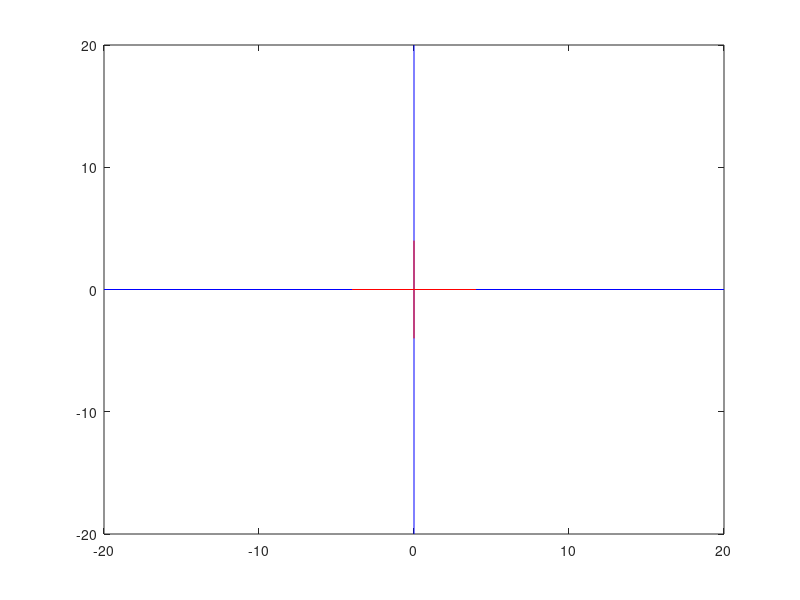

MATLAB code to generate this figure:

fprintf('Entering input regarding  Quad object: \n');
for i=1:4
    fprintf('Enter x coordinate of pt.%d: ', i);
    x(i) = input('');
    fprintf('Enter y coordinate of pt.%d: ', i);
    y(i) = input('');
end

%Creating the given Quad P
P = ones(3,4);

P(1,:)=x;
P(2,:)=y;

%Entering info about scaling vector
fprintf('\nScaling factor along x-axis:');
sx = input('');
fprintf('\nScaling factor along y-axis:');
sy = input('');

%Creating translation matrix
S = [1/sx 0 0; 0 1/sy 0];

fill(P(1,:),P(2,:),'m');
hold on;

%Plotting actual line
line([-20,20],[0,0], 'Color', 'blue');
line([0,0],[-20,20], 'Color', 'blue');

fill(P(1,:), P(2,:), 'y');

%Line Matrix(For Axes)
%For x-axis
xL = [-20 20; 0 0; 1 1];
%For y-axis
yL = [0 0; -20 20; 1 1];

%Creating transformed scaled Line Matrices

xT = S*xL;

yT = S*yL;

%Plotting transformed line
line(xT(1,:), xT(2,:) , 'Color', 'red');
line(yT(1,:), yT(2,:) , 'Color', 'red');

%End of program